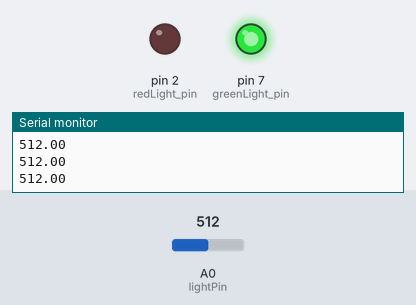
Bench run of a program on a simulated Arduino Uno, built with avr-gcc and run on an emulated ATmega328P. On the bench: output pins drawn as LEDs (lit = HIGH), the last lines printed to the serial monitor. The test bench sets the inputs (shaded band); at power-on: A0 (lightPin) = 512.

Above: at 1.2 s.
1.3 s: A0 (lightPin) set to 491
At 1.8 s:
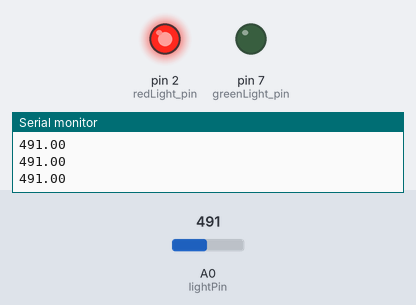
2.8 s: A0 (lightPin) set to 510
At 3.2 s:
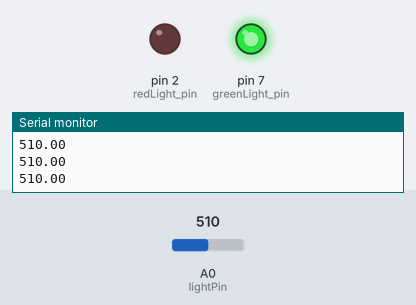
4.3 s: A0 (lightPin) set to 490
At 4.7 s:
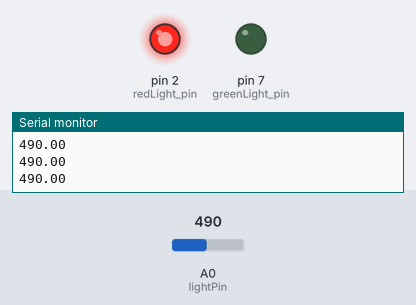
Timing chart, 0 to 7.3 s (numbered marks = the images above; inputs shaded):
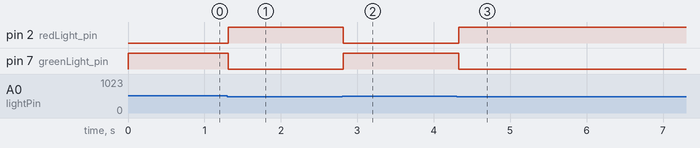

Measured:
- the behaviour switches between 500 and 499 on A0 (lightPin) (found by bisection; images 0 and 1)
- after the input at 1.3 s, pin 2 (redLight_pin): LOW → HIGH at once; pin 7 (greenLight_pin): HIGH → LOW at once
- after the input at 2.8 s, pin 2 (redLight_pin): HIGH → LOW at once; pin 7 (greenLight_pin): LOW → HIGH at once
- after the input at 4.3 s, pin 2 (redLight_pin): LOW → HIGH at once; pin 7 (greenLight_pin): HIGH → LOW at once

The program:

main.cpp
```cpp
#include <Arduino.h>
/*
red led glows if reading on photoresistor is <500 otherwise Green glows.
See circuit diagram in image.
photoresistr requires 5k Ohm resistor

*/
const int lightPin=A0; //read pin for photoresistor
const int redLight_pin=2;
const int greenLight_pin=7;
float lightValue=0;

void setup() {
  // put your setup code here, to run once:
pinMode(lightPin, INPUT);
pinMode(redLight_pin, OUTPUT);
pinMode(greenLight_pin, OUTPUT);
Serial.begin(9600);
}

void loop() {
lightValue=analogRead(lightPin);
Serial.println(lightValue);
if (lightValue<500){
  digitalWrite(greenLight_pin,LOW);
  digitalWrite(redLight_pin,HIGH);
}
else{
  digitalWrite(redLight_pin,LOW);
  digitalWrite(greenLight_pin,HIGH);
}

delay(100);
}
```
